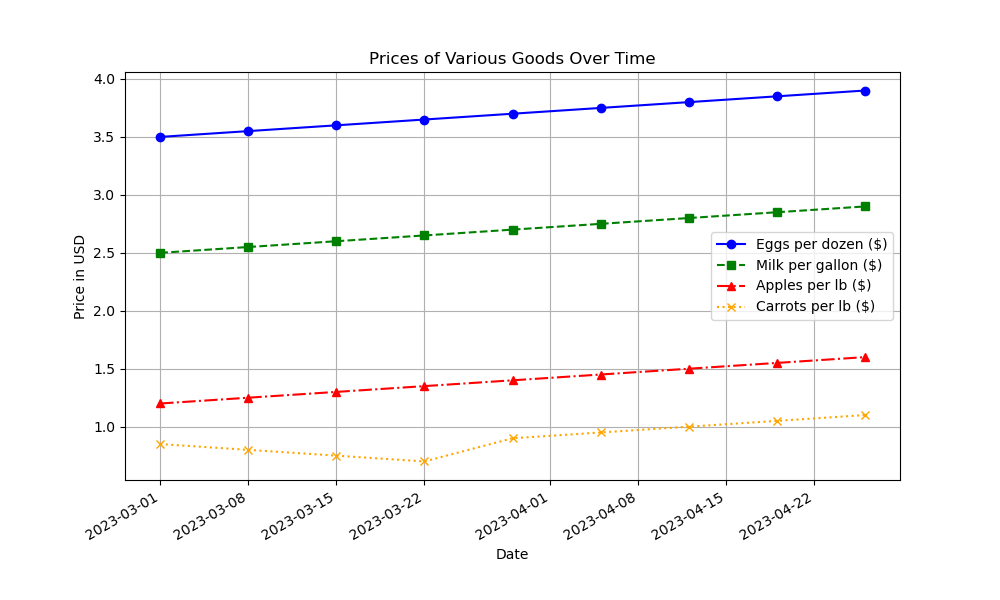

Recreate this plot in Python.

import matplotlib.pyplot as plt
from datetime import datetime

# Data from the table
data = [
    {'Date': '2023-03-01', 'Eggs per dozen ($)': 3.5, 'Milk per gallon ($)': 2.5, 'Apples per lb ($)': 1.2, 'Carrots per lb ($)': 0.85},
    {'Date': '2023-03-08', 'Eggs per dozen ($)': 3.55, 'Milk per gallon ($)': 2.55, 'Apples per lb ($)': 1.25, 'Carrots per lb ($)': 0.8},
    {'Date': '2023-03-15', 'Eggs per dozen ($)': 3.6, 'Milk per gallon ($)': 2.6, 'Apples per lb ($)': 1.3, 'Carrots per lb ($)': 0.75},
    {'Date': '2023-03-22', 'Eggs per dozen ($)': 3.65, 'Milk per gallon ($)': 2.65, 'Apples per lb ($)': 1.35, 'Carrots per lb ($)': 0.7},
    {'Date': '2023-03-29', 'Eggs per dozen ($)': 3.7, 'Milk per gallon ($)': 2.7, 'Apples per lb ($)': 1.4, 'Carrots per lb ($)': 0.9},
    {'Date': '2023-04-05', 'Eggs per dozen ($)': 3.75, 'Milk per gallon ($)': 2.75, 'Apples per lb ($)': 1.45, 'Carrots per lb ($)': 0.95},
    {'Date': '2023-04-12', 'Eggs per dozen ($)': 3.8, 'Milk per gallon ($)': 2.8, 'Apples per lb ($)': 1.5, 'Carrots per lb ($)': 1.0},
    {'Date': '2023-04-19', 'Eggs per dozen ($)': 3.85, 'Milk per gallon ($)': 2.85, 'Apples per lb ($)': 1.55, 'Carrots per lb ($)': 1.05},
    {'Date': '2023-04-26', 'Eggs per dozen ($)': 3.9, 'Milk per gallon ($)': 2.9, 'Apples per lb ($)': 1.6, 'Carrots per lb ($)': 1.1}
]

# Parsing the dates from string to datetime objects
dates = [datetime.strptime(d['Date'], '%Y-%m-%d') for d in data]

# Extracting the individual price series
eggs_prices = [d['Eggs per dozen ($)'] for d in data]
milk_prices = [d['Milk per gallon ($)'] for d in data]
apples_prices = [d['Apples per lb ($)'] for d in data]
carrots_prices = [d['Carrots per lb ($)'] for d in data]

# Plotting each product with a different line style and marker
plt.figure(figsize=(10, 6))

plt.plot(dates, eggs_prices, color='blue', linestyle='-', marker='o', label='Eggs per dozen ($)')
plt.plot(dates, milk_prices, color='green', linestyle='--', marker='s', label='Milk per gallon ($)')
plt.plot(dates, apples_prices, color='red', linestyle='-.', marker='^', label='Apples per lb ($)')
plt.plot(dates, carrots_prices, color='orange', linestyle=':', marker='x', label='Carrots per lb ($)')

# Adding titles and labels
plt.title('Prices of Various Goods Over Time')
plt.xlabel('Date')
plt.ylabel('Price in USD')

# Format the x-axis to show the date in a readable format
plt.gca().xaxis.set_major_formatter(plt.matplotlib.dates.DateFormatter('%Y-%m-%d'))
plt.gcf().autofmt_xdate()  # Rotate date labels to fit

# Add legend and grid
plt.legend()
plt.grid(True)

# Save the plot as a file
plt.savefig('prices_over_time.png', format='png')

# Show the plot
plt.show()
